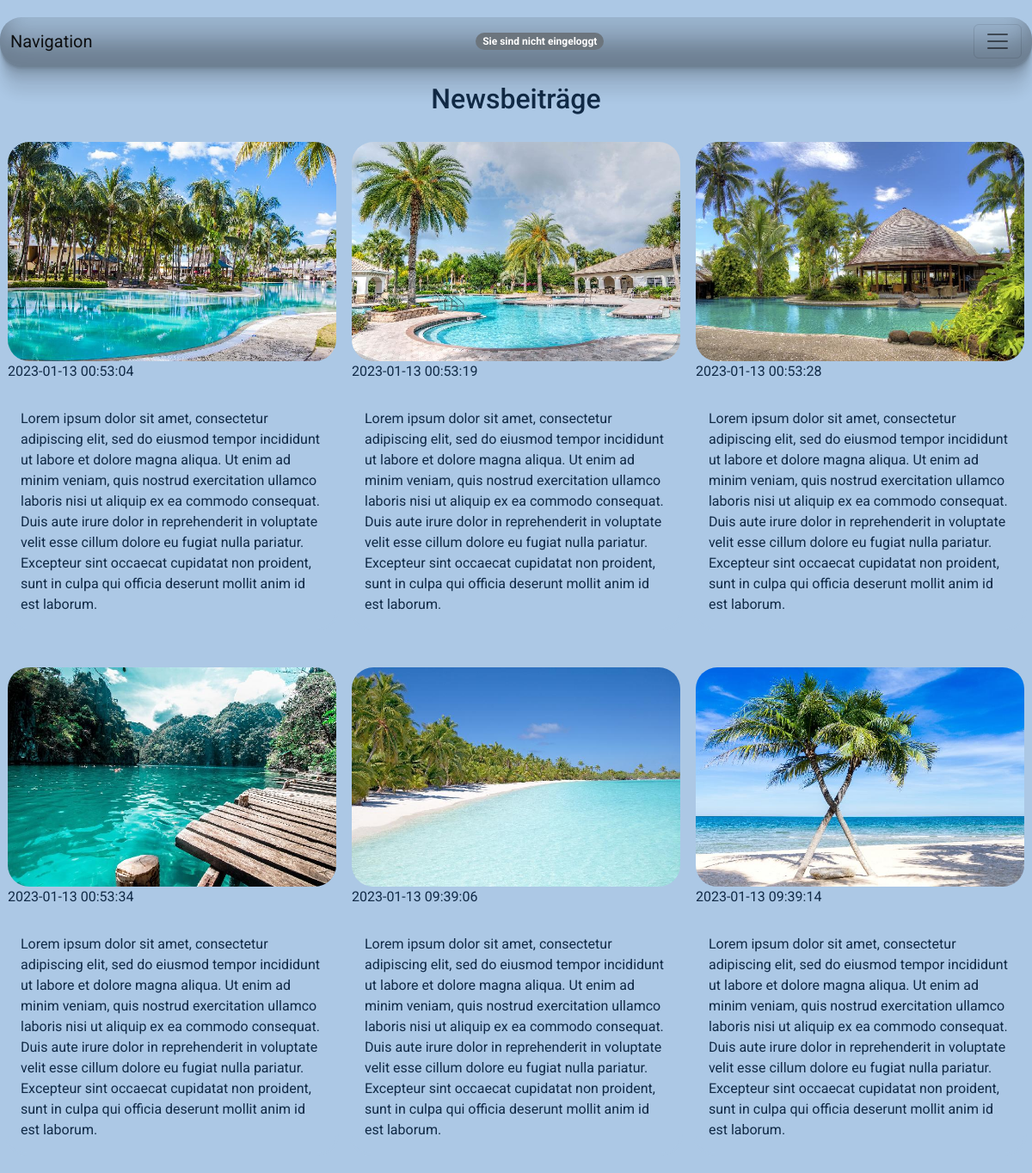
/NewsSite/News.php, run on the app's committed database.
### tables this page shows
CREATE TABLE `newsbeitraege` (
  `id` int(11) NOT NULL PRIMARY KEY AUTO_INCREMENT,
  `user_id` int(11) NOT NULL,
  `text` text NOT NULL,
  `bildpfad` varchar(64) NOT NULL,
  `timestamp` timestamp NOT NULL DEFAULT current_timestamp(),
  KEY `admin_id_constraint` (`user_id`),
  CONSTRAINT `admin_id_constraint` FOREIGN KEY (`user_id`) REFERENCES `users` (`id`) ON DELETE CASCADE
);

### NewsSite/News.php (the view, shortened to what this page needs)
<!DOCTYPE html>
<?php
    require_once('../dbaccess.php');
    $conn = new mysqli($host, $user, $password, $database);
?>
<html lang="de">
    <head>
        <link href="https://cdn.jsdelivr.net/npm/bootstrap@5.2.2/dist/css/bootstrap.min.css" rel="stylesheet">
        <link rel="stylesheet" href="../css/News.css">
    </head>
    <body>
        <?php include '../Navigation.php'; ?>
        <h2>Newsbeiträge</h2>
        <?php
            $sql = "SELECT * FROM `newsbeitraege` ORDER BY `timestamp`";
            $stmt = $conn -> prepare($sql);
            $stmt -> execute();
            $result = $stmt -> get_result();
            $count = 0;
            while ($row = $result -> fetch_assoc()) {
                $count++;
        ?>
            <div class="responsive">
                <div class="gallery">
                    <a target="_blank" href="<?php echo $row["bildpfad"]?>">
                        <img src="<?php echo $row["bildpfad"] ?>" alt="<?php echo "news" . $count ?>" width="720" height="480">
                    </a>
                    <p>
                        <?php echo $row["timestamp"] ?>
                    </p>
                    <div class="desc">
                        <?php echo $row["text"] ?>
                    </div>
                </div>
            </div>
        <?php } ?>
        <div class="clearfix"></div>
    </body>
</html>

### css/News.css (style rules this page uses)
h2 { margin-top: 20px; text-align:center; }
body { color: #112A46; background-color: #ACC8E5; font-family: 'Roboto', sans-serif; }
div.gallery { border: 3px solid #ACC8E5; border-radius: 25px; justify-content: space-between; margin-top: 20px; margin-bottom: 20px; }
div.gallery img { width: 100%; height: auto; border-radius: 25px; }
div.desc { padding: 15px; text-align: left; }
* { box-sizing: border-box; }
.responsive { padding: 0 6px; float: left; width: 33.33333%; }
.clearfix:after { content: ""; display: table; clear: both; }

### data on the page
newsbeitraege: bildpfad (picture), timestamp "2023-01-13 00:53:04", text "Lorem ipsum dolor sit amet, consectetur adipiscing elit, sed do eiusmod tempor incididunt ut labore et dolore magna aliqua. Ut enim ad minim veniam, quis nostrud exercitation ullamco laboris nisi ut aliquip ex ea commodo consequat. Duis aute irure dolor in reprehenderit in voluptate velit esse cillum dolore eu fugiat nulla pariatur. Excepteur sint occaecat cupidatat non proident, sunt in culpa qui officia deserunt mollit anim id est laborum."
newsbeitraege: bildpfad (picture), timestamp "2023-01-13 00:53:19", text "Lorem ipsum dolor sit amet, consectetur adipiscing elit, sed do eiusmod tempor incididunt ut labore et dolore magna aliqua. Ut enim ad minim veniam, quis nostrud exercitation ullamco laboris nisi ut aliquip ex ea commodo consequat. Duis aute irure dolor in reprehenderit in voluptate velit esse cillum dolore eu fugiat nulla pariatur. Excepteur sint occaecat cupidatat non proident, sunt in culpa qui officia deserunt mollit anim id est laborum."
newsbeitraege: bildpfad (picture), timestamp "2023-01-13 00:53:28", text "Lorem ipsum dolor sit amet, consectetur adipiscing elit, sed do eiusmod tempor incididunt ut labore et dolore magna aliqua. Ut enim ad minim veniam, quis nostrud exercitation ullamco laboris nisi ut aliquip ex ea commodo consequat. Duis aute irure dolor in reprehenderit in voluptate velit esse cillum dolore eu fugiat nulla pariatur. Excepteur sint occaecat cupidatat non proident, sunt in culpa qui officia deserunt mollit anim id est laborum."
newsbeitraege: bildpfad (picture), timestamp "2023-01-13 00:53:34", text "Lorem ipsum dolor sit amet, consectetur adipiscing elit, sed do eiusmod tempor incididunt ut labore et dolore magna aliqua. Ut enim ad minim veniam, quis nostrud exercitation ullamco laboris nisi ut aliquip ex ea commodo consequat. Duis aute irure dolor in reprehenderit in voluptate velit esse cillum dolore eu fugiat nulla pariatur. Excepteur sint occaecat cupidatat non proident, sunt in culpa qui officia deserunt mollit anim id est laborum."
newsbeitraege: bildpfad (picture), timestamp "2023-01-13 09:39:06", text "Lorem ipsum dolor sit amet, consectetur adipiscing elit, sed do eiusmod tempor incididunt ut labore et dolore magna aliqua. Ut enim ad minim veniam, quis nostrud exercitation ullamco laboris nisi ut aliquip ex ea commodo consequat. Duis aute irure dolor in reprehenderit in voluptate velit esse cillum dolore eu fugiat nulla pariatur. Excepteur sint occaecat cupidatat non proident, sunt in culpa qui officia deserunt mollit anim id est laborum."
newsbeitraege: bildpfad (picture), timestamp "2023-01-13 09:39:14", text "Lorem ipsum dolor sit amet, consectetur adipiscing elit, sed do eiusmod tempor incididunt ut labore et dolore magna aliqua. Ut enim ad minim veniam, quis nostrud exercitation ullamco laboris nisi ut aliquip ex ea commodo consequat. Duis aute irure dolor in reprehenderit in voluptate velit esse cillum dolore eu fugiat nulla pariatur. Excepteur sint occaecat cupidatat non proident, sunt in culpa qui officia deserunt mollit anim id est laborum."

### other printed values
$not_logged_in "Sie sind nicht eingeloggt"
